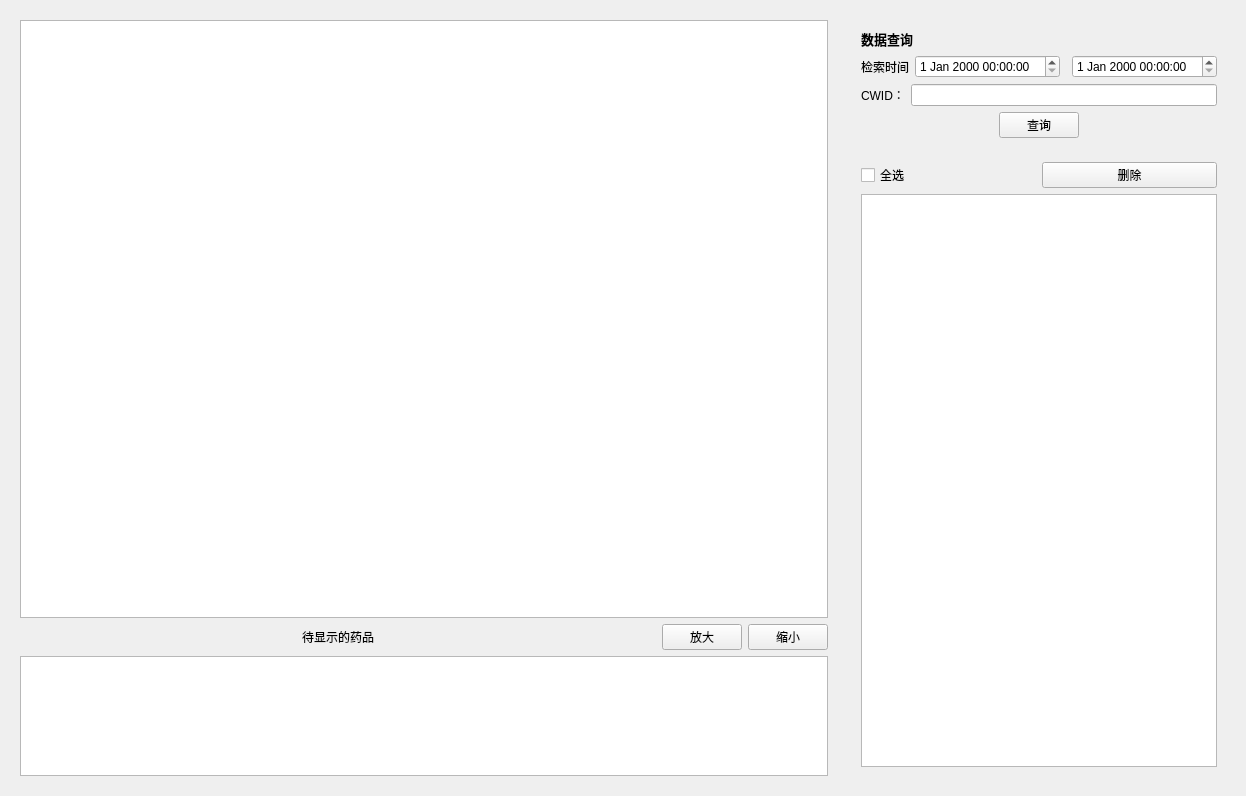
<?xml version="1.0" encoding="UTF-8"?>
<ui version="4.0">
 <class>Form</class>
 <widget class="QWidget" name="Form">
  <property name="geometry">
   <rect>
    <x>0</x>
    <y>0</y>
    <width>1246</width>
    <height>796</height>
   </rect>
  </property>
  <property name="windowTitle">
   <string>Form</string>
  </property>
  <layout class="QHBoxLayout" name="horizontalLayout" stretch="5,1">
   <item>
    <widget class="QWidget" name="widget_1" native="true">
     <layout class="QVBoxLayout" name="verticalLayout" stretch="15,1,3">
      <item>
       <widget class="QGraphicsView" name="graphicsView"/>
      </item>
      <item>
       <layout class="QHBoxLayout" name="horizontalLayout_6">
        <item>
         <spacer name="horizontalSpacer">
          <property name="orientation">
           <enum>Qt::Horizontal</enum>
          </property>
          <property name="sizeHint" stdset="0">
           <size>
            <width>40</width>
            <height>20</height>
           </size>
          </property>
         </spacer>
        </item>
        <item>
         <widget class="QLabel" name="label_4">
          <property name="text">
           <string>待显示的药品</string>
          </property>
         </widget>
        </item>
        <item>
         <spacer name="horizontalSpacer_4">
          <property name="orientation">
           <enum>Qt::Horizontal</enum>
          </property>
          <property name="sizeHint" stdset="0">
           <size>
            <width>40</width>
            <height>20</height>
           </size>
          </property>
         </spacer>
        </item>
        <item>
         <widget class="QPushButton" name="pushButton_4">
          <property name="text">
           <string>放大</string>
          </property>
         </widget>
        </item>
        <item>
         <widget class="QPushButton" name="pushButton_3">
          <property name="text">
           <string>缩小</string>
          </property>
         </widget>
        </item>
       </layout>
      </item>
      <item>
       <widget class="QTextBrowser" name="textBrowser"/>
      </item>
     </layout>
    </widget>
   </item>
   <item>
    <widget class="QWidget" name="widget_2" native="true">
     <layout class="QVBoxLayout" name="verticalLayout_2" stretch="1,5">
      <item>
       <widget class="QWidget" name="widget_3" native="true">
        <layout class="QVBoxLayout" name="verticalLayout_3" stretch="1,3,3,3,3">
         <item>
          <widget class="QLabel" name="label_1">
           <property name="font">
            <font>
             <pointsize>10</pointsize>
             <weight>75</weight>
             <bold>true</bold>
            </font>
           </property>
           <property name="text">
            <string>数据查询</string>
           </property>
          </widget>
         </item>
         <item>
          <layout class="QHBoxLayout" name="horizontalLayout_2">
           <item>
            <widget class="QLabel" name="label_2">
             <property name="text">
              <string>检索时间</string>
             </property>
            </widget>
           </item>
           <item>
            <widget class="QDateTimeEdit" name="dateTimeEdit_1"/>
           </item>
           <item>
            <widget class="Line" name="line">
             <property name="orientation">
              <enum>Qt::Horizontal</enum>
             </property>
            </widget>
           </item>
           <item>
            <widget class="QDateTimeEdit" name="dateTimeEdit_2"/>
           </item>
          </layout>
         </item>
         <item>
          <layout class="QHBoxLayout" name="horizontalLayout_4">
           <item>
            <widget class="QLabel" name="label_3">
             <property name="text">
              <string>CWID：</string>
             </property>
            </widget>
           </item>
           <item>
            <widget class="QLineEdit" name="lineEdit"/>
           </item>
          </layout>
         </item>
         <item>
          <layout class="QHBoxLayout" name="horizontalLayout_3"/>
         </item>
         <item>
          <layout class="QHBoxLayout" name="horizontalLayout_5">
           <item>
            <spacer name="horizontalSpacer_2">
             <property name="orientation">
              <enum>Qt::Horizontal</enum>
             </property>
             <property name="sizeHint" stdset="0">
              <size>
               <width>40</width>
               <height>20</height>
              </size>
             </property>
            </spacer>
           </item>
           <item>
            <widget class="QPushButton" name="pushButton_1">
             <property name="text">
              <string>查询</string>
             </property>
            </widget>
           </item>
           <item>
            <spacer name="horizontalSpacer_3">
             <property name="orientation">
              <enum>Qt::Horizontal</enum>
             </property>
             <property name="sizeHint" stdset="0">
              <size>
               <width>40</width>
               <height>20</height>
              </size>
             </property>
            </spacer>
           </item>
          </layout>
         </item>
        </layout>
       </widget>
      </item>
      <item>
       <widget class="QWidget" name="widget_4" native="true">
        <layout class="QVBoxLayout" name="verticalLayout_4" stretch="1,15">
         <item>
          <layout class="QHBoxLayout" name="horizontalLayout_7">
           <item>
            <widget class="QCheckBox" name="checkBox">
             <property name="text">
              <string>全选</string>
             </property>
            </widget>
           </item>
           <item>
            <widget class="QPushButton" name="pushButton_6">
             <property name="text">
              <string>删除</string>
             </property>
            </widget>
           </item>
          </layout>
         </item>
         <item>
          <widget class="QTableWidget" name="tableWidget"/>
         </item>
        </layout>
       </widget>
      </item>
     </layout>
    </widget>
   </item>
  </layout>
 </widget>
 <resources/>
 <connections/>
</ui>
